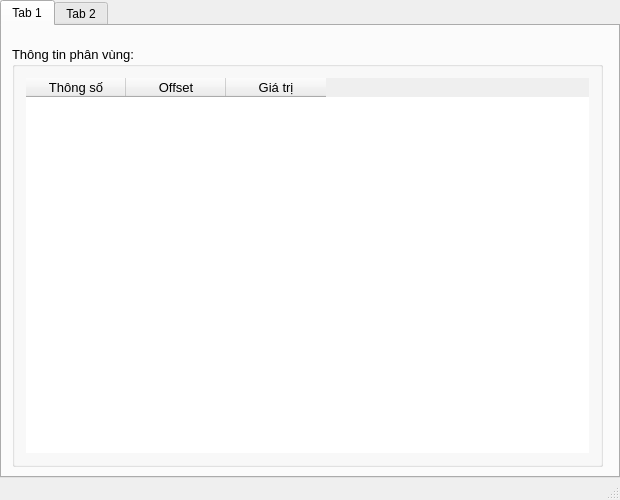
<?xml version="1.0" encoding="UTF-8"?>
<ui version="4.0">
 <class>BootSectorGUIClass</class>
 <widget class="QMainWindow" name="BootSectorGUIClass">
  <property name="geometry">
   <rect>
    <x>0</x>
    <y>0</y>
    <width>620</width>
    <height>500</height>
   </rect>
  </property>
  <property name="minimumSize">
   <size>
    <width>620</width>
    <height>500</height>
   </size>
  </property>
  <property name="maximumSize">
   <size>
    <width>620</width>
    <height>500</height>
   </size>
  </property>
  <property name="baseSize">
   <size>
    <width>620</width>
    <height>500</height>
   </size>
  </property>
  <property name="windowTitle">
   <string>Đọc thông tin boot sector FAT32</string>
  </property>
  <property name="unifiedTitleAndToolBarOnMac">
   <bool>false</bool>
  </property>
  <widget class="QWidget" name="centralWidget">
   <layout class="QGridLayout" name="gridLayout">
    <property name="leftMargin">
     <number>0</number>
    </property>
    <property name="topMargin">
     <number>0</number>
    </property>
    <property name="rightMargin">
     <number>0</number>
    </property>
    <property name="bottomMargin">
     <number>0</number>
    </property>
    <item row="0" column="0">
     <widget class="QTabWidget" name="tabWidget">
      <property name="currentIndex">
       <number>0</number>
      </property>
      <widget class="QWidget" name="tab">
       <attribute name="title">
        <string>Tab 1</string>
       </attribute>
       <widget class="QGroupBox" name="groupBox">
        <property name="geometry">
         <rect>
          <x>10</x>
          <y>20</y>
          <width>591</width>
          <height>421</height>
         </rect>
        </property>
        <property name="font">
         <font>
          <pointsize>10</pointsize>
          <fontweight>DemiBold</fontweight>
         </font>
        </property>
        <property name="title">
         <string>Thông tin phân vùng:</string>
        </property>
        <layout class="QGridLayout" name="gridLayout_3">
         <item row="0" column="0">
          <widget class="QTableWidget" name="tblInfo">
           <property name="font">
            <font>
             <pointsize>10</pointsize>
             <bold>false</bold>
            </font>
           </property>
           <property name="frameShape">
            <enum>QFrame::NoFrame</enum>
           </property>
           <property name="editTriggers">
            <set>QAbstractItemView::AnyKeyPressed|QAbstractItemView::DoubleClicked</set>
           </property>
           <property name="alternatingRowColors">
            <bool>false</bool>
           </property>
           <property name="showGrid">
            <bool>false</bool>
           </property>
           <attribute name="horizontalHeaderVisible">
            <bool>true</bool>
           </attribute>
           <attribute name="verticalHeaderVisible">
            <bool>false</bool>
           </attribute>
           <column>
            <property name="text">
             <string>Thông số</string>
            </property>
            <property name="background">
             <color>
              <red>255</red>
              <green>255</green>
              <blue>127</blue>
             </color>
            </property>
            <property name="foreground">
             <brush brushstyle="NoBrush">
              <color alpha="255">
               <red>0</red>
               <green>0</green>
               <blue>0</blue>
              </color>
             </brush>
            </property>
           </column>
           <column>
            <property name="text">
             <string>Offset</string>
            </property>
            <property name="background">
             <color>
              <red>255</red>
              <green>255</green>
              <blue>127</blue>
             </color>
            </property>
           </column>
           <column>
            <property name="text">
             <string>Giá trị</string>
            </property>
            <property name="background">
             <color>
              <red>255</red>
              <green>255</green>
              <blue>127</blue>
             </color>
            </property>
           </column>
          </widget>
         </item>
        </layout>
       </widget>
      </widget>
      <widget class="QWidget" name="tab_2">
       <attribute name="title">
        <string>Tab 2</string>
       </attribute>
       <layout class="QGridLayout" name="gridLayout_2">
        <item row="0" column="0">
         <widget class="QTableWidget" name="tblRawData">
          <property name="font">
           <font>
            <pointsize>9</pointsize>
           </font>
          </property>
          <property name="horizontalScrollBarPolicy">
           <enum>Qt::ScrollBarAlwaysOff</enum>
          </property>
          <row>
           <property name="text">
            <string>000</string>
           </property>
          </row>
          <row>
           <property name="text">
            <string>010</string>
           </property>
          </row>
          <row>
           <property name="text">
            <string>020</string>
           </property>
          </row>
          <row>
           <property name="text">
            <string>030</string>
           </property>
          </row>
          <row>
           <property name="text">
            <string>040</string>
           </property>
          </row>
          <row>
           <property name="text">
            <string>050</string>
           </property>
          </row>
          <row>
           <property name="text">
            <string>060</string>
           </property>
          </row>
          <row>
           <property name="text">
            <string>070</string>
           </property>
          </row>
          <row>
           <property name="text">
            <string>080</string>
           </property>
          </row>
          <row>
           <property name="text">
            <string>090</string>
           </property>
          </row>
          <row>
           <property name="text">
            <string>010</string>
           </property>
          </row>
          <row>
           <property name="text">
            <string>0A0</string>
           </property>
          </row>
          <row>
           <property name="text">
            <string>0B0</string>
           </property>
          </row>
          <row>
           <property name="text">
            <string>0C0</string>
           </property>
          </row>
          <row>
           <property name="text">
            <string>0D0</string>
           </property>
          </row>
          <row>
           <property name="text">
            <string>0E0</string>
           </property>
          </row>
          <row>
           <property name="text">
            <string>0F0</string>
           </property>
          </row>
          <row>
           <property name="text">
            <string>100</string>
           </property>
          </row>
          <row>
           <property name="text">
            <string>110</string>
           </property>
          </row>
          <row>
           <property name="text">
            <string>120</string>
           </property>
          </row>
          <row>
           <property name="text">
            <string>130</string>
           </property>
          </row>
          <row>
           <property name="text">
            <string>140</string>
           </property>
          </row>
          <row>
           <property name="text">
            <string>150</string>
           </property>
          </row>
          <row>
           <property name="text">
            <string>160</string>
           </property>
          </row>
          <row>
           <property name="text">
            <string>170</string>
           </property>
          </row>
          <row>
           <property name="text">
            <string>180</string>
           </property>
          </row>
          <row>
           <property name="text">
            <string>190</string>
           </property>
          </row>
          <row>
           <property name="text">
            <string>1A0</string>
           </property>
          </row>
          <row>
           <property name="text">
            <string>1B0</string>
           </property>
          </row>
          <row>
           <property name="text">
            <string>1C0</string>
           </property>
          </row>
          <row>
           <property name="text">
            <string>1D0</string>
           </property>
          </row>
          <row>
           <property name="text">
            <string>1F0</string>
           </property>
          </row>
          <column>
           <property name="text">
            <string>0</string>
           </property>
          </column>
          <column>
           <property name="text">
            <string>1</string>
           </property>
          </column>
          <column>
           <property name="text">
            <string>2</string>
           </property>
          </column>
          <column>
           <property name="text">
            <string>3</string>
           </property>
          </column>
          <column>
           <property name="text">
            <string>4</string>
           </property>
          </column>
          <column>
           <property name="text">
            <string>5</string>
           </property>
          </column>
          <column>
           <property name="text">
            <string>6</string>
           </property>
          </column>
          <column>
           <property name="text">
            <string>7</string>
           </property>
          </column>
          <column>
           <property name="text">
            <string>8</string>
           </property>
          </column>
          <column>
           <property name="text">
            <string>9</string>
           </property>
          </column>
          <column>
           <property name="text">
            <string>A</string>
           </property>
          </column>
          <column>
           <property name="text">
            <string>B</string>
           </property>
          </column>
          <column>
           <property name="text">
            <string>C</string>
           </property>
          </column>
          <column>
           <property name="text">
            <string>D</string>
           </property>
          </column>
          <column>
           <property name="text">
            <string>E</string>
           </property>
          </column>
          <column>
           <property name="text">
            <string>F</string>
           </property>
          </column>
         </widget>
        </item>
       </layout>
      </widget>
     </widget>
    </item>
   </layout>
  </widget>
  <widget class="QStatusBar" name="statusBar"/>
 </widget>
 <layoutdefault spacing="6" margin="11"/>
 <resources/>
 <connections/>
</ui>
